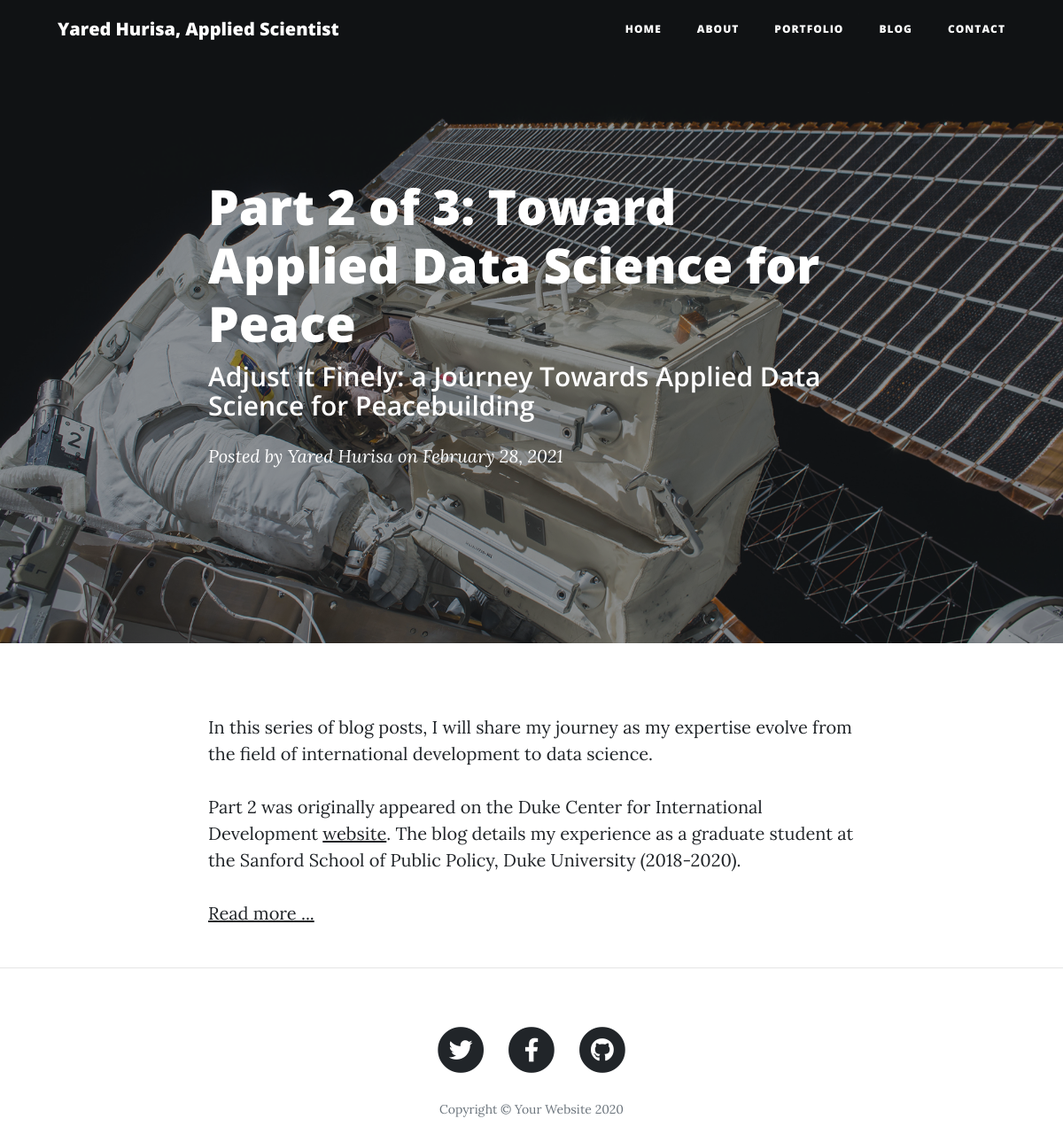
The app's page /post/part-2 with its own data.
### app.py (models this page shows, shortened)
class Posts(db.Model):
    __tablename__ = "Blogpost"
    id = db.Column(db.Integer, primary_key=True)
    title = db.Column(db.String(255))
    subtitle = db.Column(db.String(255))
    content = db.Column(db.Text)
    author = db.Column(db.String(255))
    date_posted = db.Column(db.DateTime)
    slug = db.Column(db.String(255))

### app.py (the view)
@app.route("/post/<string:slug>")
def post(slug):
    try:
        post = Posts.query.filter_by(slug=slug).one()
        return render_template("post.html", post=post)
    except sqlalchemy.orm.exc.NoResultFound:
        abort(404)

### templates/post.html (shortened to what this page needs)
<!DOCTYPE html>
<html lang="en">
  <head>
    <link
      href="../static/vendor/bootstrap/css/bootstrap.min.css"
      rel="stylesheet"
    />
    <link
      href="../static/vendor/fontawesome-free/css/all.min.css"
      rel="stylesheet"
      type="text/css"
    />
    <link href="../static/css/clean-blog.min.css" rel="stylesheet" />
  </head>
  <body>
    <nav class="navbar navbar-expand-lg navbar-light fixed-top" id="mainNav">
      <div class="container">
        <a class="navbar-brand" href="/">Yared Hurisa, Applied Scientist</a>
        <div class="collapse navbar-collapse" id="navbarResponsive">
          <ul class="navbar-nav ml-auto">
            <li class="nav-item">
              <a class="nav-link" href="/">Home</a>
            </li>
            <li class="nav-item">
              <a class="nav-link" href="/about">About</a>
            </li>
            <li class="nav-item">
            <a class="nav-link" href="/portfolio">Portfolio</a>
          </li>
            <li class="nav-item">
              <a class="nav-link" href="/blog">Blog</a>
            </li>
            <li class="nav-item">
              <a class="nav-link" href="/contact">Contact</a>
            </li>
          </ul>
        </div>
      </div>
    </nav>
    <header
      class="masthead"
      style="background-image: url('../static/img/post-bg.jpg')"
    >
      <div class="overlay"></div>
      <div class="container">
        <div class="row">
          <div class="col-lg-8 col-md-10 mx-auto">
            <div class="post-heading">
              <h1>{{post.title}}</h1>
              <h2 class="subheading">{{post.subtitle}}</h2>
              <span class="meta"
                >Posted by
                <a href="#">{{post.author}}</a>
                on {{post.date_posted.strftime('%B %d, %Y')}}</span
              >
            </div>
          </div>
        </div>
      </div>
    </header>
    <article>
      <div class="container">
        <div class="row">
          <div class="col-lg-8 col-md-10 mx-auto">
            <p>{{post.content | safe}}</p>
          </div>
        </div>
      </div>
    </article>
    <hr />
    <footer>
      <div class="container">
        <div class="row">
          <div class="col-lg-8 col-md-10 mx-auto">
            <ul class="list-inline text-center">
              <li class="list-inline-item">
                <a href="#">
                  <span class="fa-stack fa-lg">
                    <i class="fas fa-circle fa-stack-2x"></i>
                    <i class="fab fa-twitter fa-stack-1x fa-inverse"></i>
                  </span>
                </a>
              </li>
              <li class="list-inline-item">
                <a href="#">
                  <span class="fa-stack fa-lg">
                    <i class="fas fa-circle fa-stack-2x"></i>
                    <i class="fab fa-facebook-f fa-stack-1x fa-inverse"></i>
                  </span>
                </a>
              </li>
              <li class="list-inline-item">
                <a href="#">
                  <span class="fa-stack fa-lg">
                    <i class="fas fa-circle fa-stack-2x"></i>
                    <i class="fab fa-github fa-stack-1x fa-inverse"></i>
                  </span>
                </a>
              </li>
            </ul>
            <p class="copyright text-muted">
              Copyright &copy; Your Website 2020
            </p>
          </div>
        </div>
      </div>
    </footer>
  </body>
</html>

### records on screen
Posts: title "Part 2 of 3: Toward Applied Data Science for Peace", subtitle "Adjust it Finely: a Journey Towards Applied Data Science for Peacebuilding", author "Yared Hurisa", date_posted "February 28, 2021", content "In this series of blog posts, I will share my journey as my expertise evolve from the field of international development to data science. Part 2 was originally appeared on the Duke Center for International Development website . The blog details my experience as a graduate student at the Sanford School of Public Policy, Duke University (2018-2020). Read more ..."
